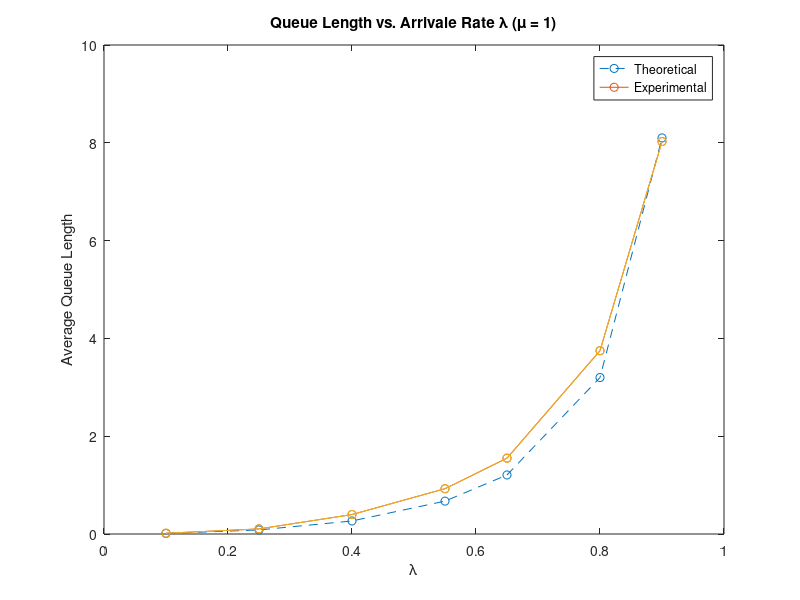
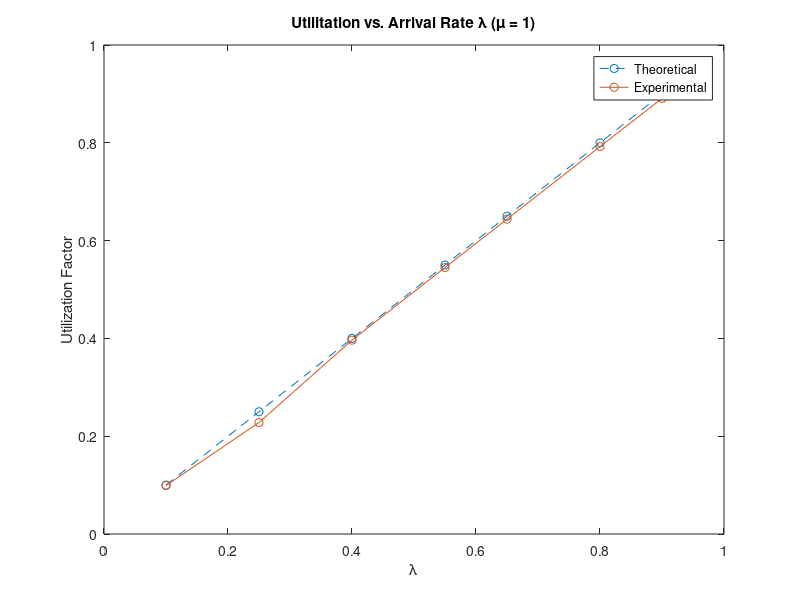
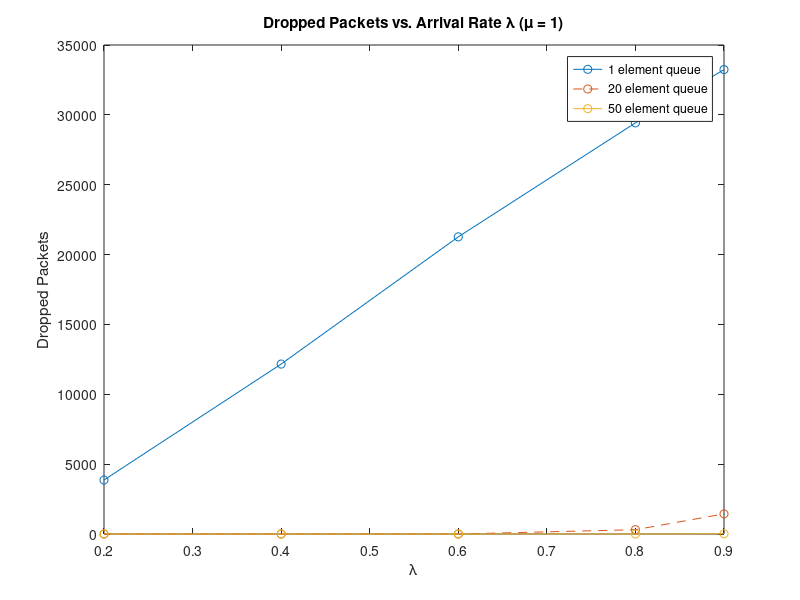

Write MATLAB code to recreate these figures, in order.
clear; close all;

mu=1;
lambda=[0.1 0.25 0.4 0.55 0.65 0.8 0.9];
ro=lambda./mu;
N=ro.^2./(1-ro);


phase1p1 = csvread('statsp1.csv');
phase1p1ec = csvread('statsp1ec.csv');

phase1p3 = csvread('statsp3.csv');
phase1p3ec = csvread('statsp3ec.csv');


% Average queue length
sim_N = phase1p1(:,4);
%simp_N = phase1p1ec(:,4);

figure;
plot(lambda, N, '--o');
hold on;
plot(lambda, sim_N, '-o');
plot(lambda, sim_N, '-o');

title('Queue Length vs. Arrivale Rate \lambda (\mu = 1)');
xlabel('\lambda');
ylabel('Average Queue Length');
legend('Theoretical','Experimental')

set(gcf,'PaperUnits','inches','PaperPosition',[0 0 8 6])
print('queue_length.png','-dpng');

% Utilization

sim_ro = phase1p1(:,5);

figure;
plot(lambda, ro, '--o');
hold on;
plot(lambda, sim_ro, '-o');

title('Utilitation vs. Arrival Rate \lambda (\mu = 1)');
xlabel('\lambda');
ylabel('Utilization Factor');
legend('Theoretical','Experimental')

set(gcf,'PaperUnits','inches','PaperPosition',[0 0 8 6])
print('utilization.png','-dpng');


% dropped packets

dropped_1 = phase1p3(1:5,6)';
dropped_20 = phase1p3(6:10,6)';
dropped_50 = phase1p3(11:15,6)';
lambda = [0.2 0.4 0.6 0.8 0.9];

figure;
plot(lambda, dropped_1, '-o');
hold on;
plot(lambda, dropped_20, '--o');
plot(lambda, dropped_50, '.-o');

title('Dropped Packets vs. Arrival Rate \lambda (\mu = 1)');
xlabel('\lambda');
ylabel('Dropped Packets');
legend('1 element queue', '20 element queue', '50 element queue');

set(gcf,'PaperUnits','inches','PaperPosition',[0 0 8 6])
print('packets_dropped.png','-dpng');
